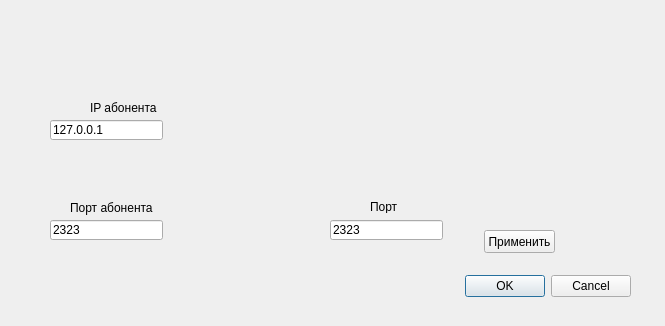
<?xml version="1.0" encoding="UTF-8"?>
<ui version="4.0">
 <class>NetDialog</class>
 <widget class="QDialog" name="NetDialog">
  <property name="geometry">
   <rect>
    <x>0</x>
    <y>0</y>
    <width>665</width>
    <height>326</height>
   </rect>
  </property>
  <property name="windowTitle">
   <string>Сетевые настройки</string>
  </property>
  <widget class="QDialogButtonBox" name="buttonBox">
   <property name="geometry">
    <rect>
     <x>20</x>
     <y>270</y>
     <width>611</width>
     <height>32</height>
    </rect>
   </property>
   <property name="orientation">
    <enum>Qt::Horizontal</enum>
   </property>
   <property name="standardButtons">
    <set>QDialogButtonBox::Cancel|QDialogButtonBox::Ok</set>
   </property>
  </widget>
  <widget class="QLineEdit" name="lineEdit">
   <property name="geometry">
    <rect>
     <x>50</x>
     <y>120</y>
     <width>113</width>
     <height>20</height>
    </rect>
   </property>
   <property name="text">
    <string>127.0.0.1</string>
   </property>
  </widget>
  <widget class="QLineEdit" name="lineEdit_3">
   <property name="geometry">
    <rect>
     <x>50</x>
     <y>220</y>
     <width>113</width>
     <height>20</height>
    </rect>
   </property>
   <property name="text">
    <string>2323</string>
   </property>
  </widget>
  <widget class="QLineEdit" name="lineEdit_4">
   <property name="geometry">
    <rect>
     <x>330</x>
     <y>220</y>
     <width>113</width>
     <height>20</height>
    </rect>
   </property>
   <property name="text">
    <string>2323</string>
   </property>
  </widget>
  <widget class="QLabel" name="label">
   <property name="geometry">
    <rect>
     <x>90</x>
     <y>100</y>
     <width>91</width>
     <height>16</height>
    </rect>
   </property>
   <property name="text">
    <string>IP абонента</string>
   </property>
  </widget>
  <widget class="QLabel" name="label_2">
   <property name="geometry">
    <rect>
     <x>70</x>
     <y>200</y>
     <width>91</width>
     <height>16</height>
    </rect>
   </property>
   <property name="text">
    <string>Порт абонента</string>
   </property>
  </widget>
  <widget class="QPushButton" name="pushButton">
   <property name="geometry">
    <rect>
     <x>484</x>
     <y>230</y>
     <width>71</width>
     <height>23</height>
    </rect>
   </property>
   <property name="text">
    <string>Применить</string>
   </property>
  </widget>
  <widget class="QLabel" name="label_3">
   <property name="geometry">
    <rect>
     <x>370</x>
     <y>200</y>
     <width>47</width>
     <height>13</height>
    </rect>
   </property>
   <property name="text">
    <string>Порт</string>
   </property>
  </widget>
 </widget>
 <resources/>
 <connections>
  <connection>
   <sender>buttonBox</sender>
   <signal>accepted()</signal>
   <receiver>NetDialog</receiver>
   <slot>accept()</slot>
   <hints>
    <hint type="sourcelabel">
     <x>248</x>
     <y>254</y>
    </hint>
    <hint type="destinationlabel">
     <x>157</x>
     <y>274</y>
    </hint>
   </hints>
  </connection>
  <connection>
   <sender>buttonBox</sender>
   <signal>rejected()</signal>
   <receiver>NetDialog</receiver>
   <slot>reject()</slot>
   <hints>
    <hint type="sourcelabel">
     <x>316</x>
     <y>260</y>
    </hint>
    <hint type="destinationlabel">
     <x>286</x>
     <y>274</y>
    </hint>
   </hints>
  </connection>
 </connections>
</ui>
